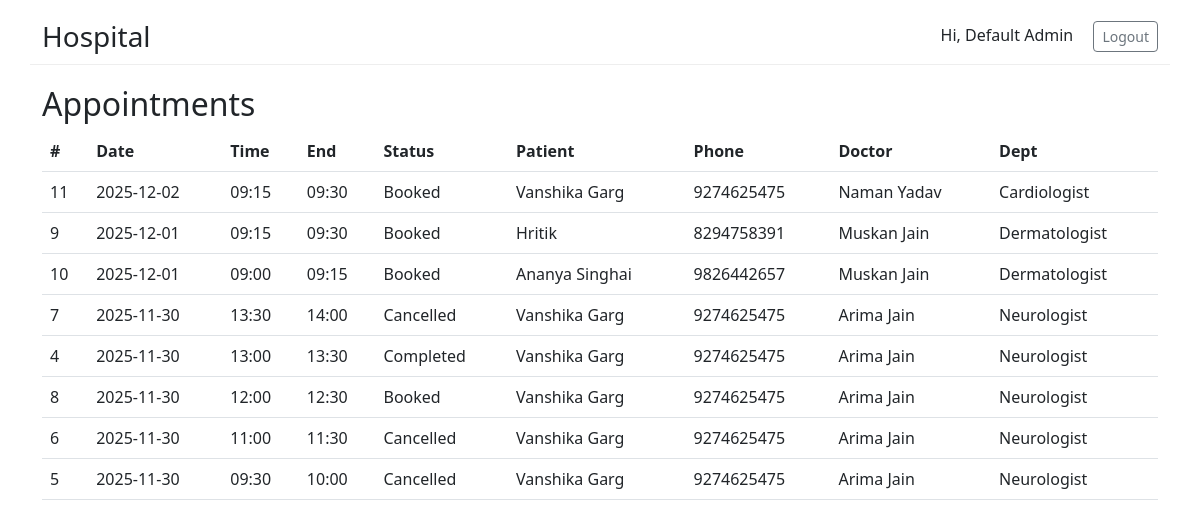
The page /admin/appointments (signed in) on the database as committed earlier.
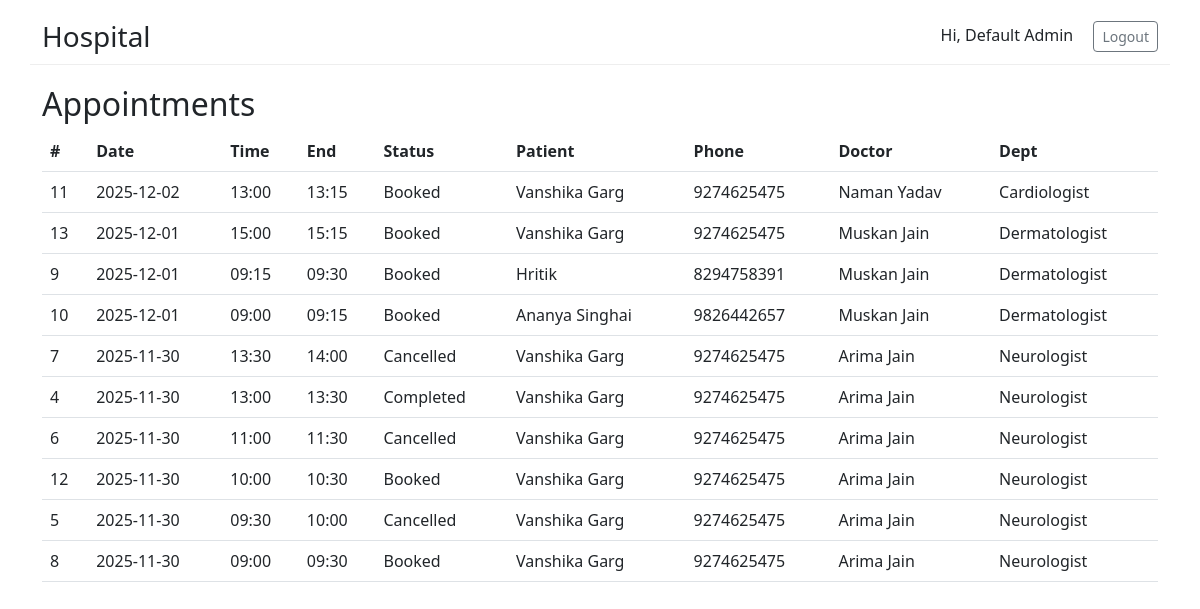
The same page on the database as committed later.
### tables this page shows
CREATE TABLE appointments (
            id INTEGER PRIMARY KEY AUTOINCREMENT,
            patient_id INTEGER NOT NULL,
            doctor_id INTEGER NOT NULL,
            date TEXT NOT NULL,             -- YYYY-MM-DD
            time TEXT NOT NULL,             -- HH:MM (start)
            end_time TEXT,                  -- HH:MM (end)
            status TEXT NOT NULL DEFAULT 'Booked' CHECK(status IN ('Booked','Completed','Cancelled')),
            created_at TEXT NOT NULL,
            FOREIGN KEY(patient_id) REFERENCES patients(id),
            FOREIGN KEY(doctor_id) REFERENCES doctors(id)
        );

CREATE TABLE users (
            id INTEGER PRIMARY KEY AUTOINCREMENT,
            username TEXT UNIQUE NOT NULL,
            password_hash TEXT NOT NULL,
            role TEXT NOT NULL CHECK(role IN ('admin','doctor','patient')),
            full_name TEXT,
            email TEXT,
            phone TEXT,
            is_active INTEGER DEFAULT 1
        );

CREATE TABLE departments (
            id INTEGER PRIMARY KEY AUTOINCREMENT,
            name TEXT UNIQUE NOT NULL,
            description TEXT
        );

### app.py (the view)
@app.route("/admin/appointments")
@login_required(role="admin")
def admin_appointments():
    db=get_db()
    rows=db.execute("""
      SELECT a.id,a.date,a.time,a.end_time,a.status,u_p.full_name patient_name,u_p.phone patient_phone,u_d.full_name doctor_name,dep.name department
      FROM appointments a JOIN patients p ON a.patient_id=p.id JOIN users u_p ON p.user_id=u_p.id JOIN doctors d ON a.doctor_id=d.id JOIN users u_d ON d.user_id=u_d.id LEFT JOIN departments dep ON d.department_id=dep.id
      ORDER BY a.date DESC, a.time DESC LIMIT 1000
    """).fetchall()
    return render_template("admin_appointments.html", rows=rows)

### app.py (called while the page is built, shortened)
def get_db():
    if "db" not in g:
        g.db = sqlite3.connect(DB_PATH, detect_types=sqlite3.PARSE_DECLTYPES)
        g.db.row_factory = sqlite3.Row
    return g.db

def login_required(role=None):
    from functools import wraps
    def decorator(f):
        @wraps(f)
        def wrapped(*args, **kwargs):
            if "user_id" not in session:
                return redirect(url_for("login"))
            return f(*args, **kwargs)
        return wrapped
    return decorator

### templates/admin_appointments.html
{% extends "base.html" %}
{% block content %}
<h2>Appointments</h2>
<table class="table">
  <thead><tr><th>#</th><th>Date</th><th>Time</th><th>End</th><th>Status</th><th>Patient</th><th>Phone</th><th>Doctor</th><th>Dept</th></tr></thead>
  <tbody>
    {% for r in rows %}
      <tr><td>{{ r.id }}</td><td>{{ r.date }}</td><td>{{ r.time }}</td><td>{{ r.end_time }}</td><td>{{ r.status }}</td><td>{{ r.patient_name }}</td><td>{{ r.patient_phone }}</td><td>{{ r.doctor_name }}</td><td>{{ r.department }}</td></tr>
    {% else %}
      <tr><td colspan="9" class="text-center">No appointments</td></tr>
    {% endfor %}
  </tbody>
</table>
{% endblock %}

### templates/base.html (shortened to what this page needs)
<!doctype html>
<html lang="en">
  <head>
    <link href="https://cdn.jsdelivr.net/npm/bootstrap@5.3.0/dist/css/bootstrap.min.css" rel="stylesheet">
  </head>
  <body>
    <div class="container site-header">
      <div class="d-flex justify-content-between align-items-center">
        <h3 class="mb-0"><a href="{{ url_for('index') }}" class="text-decoration-none text-dark">Hospital</a></h3>
        <div>
          {% if session.get('user_id') %}
            <span class="me-3">Hi, {{ session.get('full_name') or '' }}</span>
            <a href="{{ url_for('logout') }}" class="btn btn-outline-secondary btn-sm">Logout</a>
          {% else %}
            <a href="{{ url_for('login') }}" class="btn btn-primary btn-sm">Login</a>
          {% endif %}
        </div>
      </div>
    </div>
    <main class="container">
      {% block content %}{% endblock %}
    </main>
  </body>
</html>

### templates/base.html (style rules this page uses)
body { padding-top: 20px; }
.site-header { border-bottom: 1px solid #eee; padding-bottom: 10px; margin-bottom: 20px; }

Rows that differ between the two databases and show on the page:
changed appointments "Naman Yadav": time "09:15" → "13:00"; end_time "09:30" → "13:15"
added appointments: id "13", date "2025-12-01", time "15:00", end_time "15:15", status "Booked", patient_name "Vanshika Garg", patient_phone "9274625475", doctor_name "Muskan Jain", department "Dermatologist"
added appointments: id "12", date "2025-11-30", time "10:00", end_time "10:30", status "Booked", patient_name "Vanshika Garg", patient_phone "9274625475", doctor_name "Arima Jain", department "Neurologist"
changed appointments id 8: time "12:00" → "09:00"; end_time "12:30" → "09:30"; moves down the list
